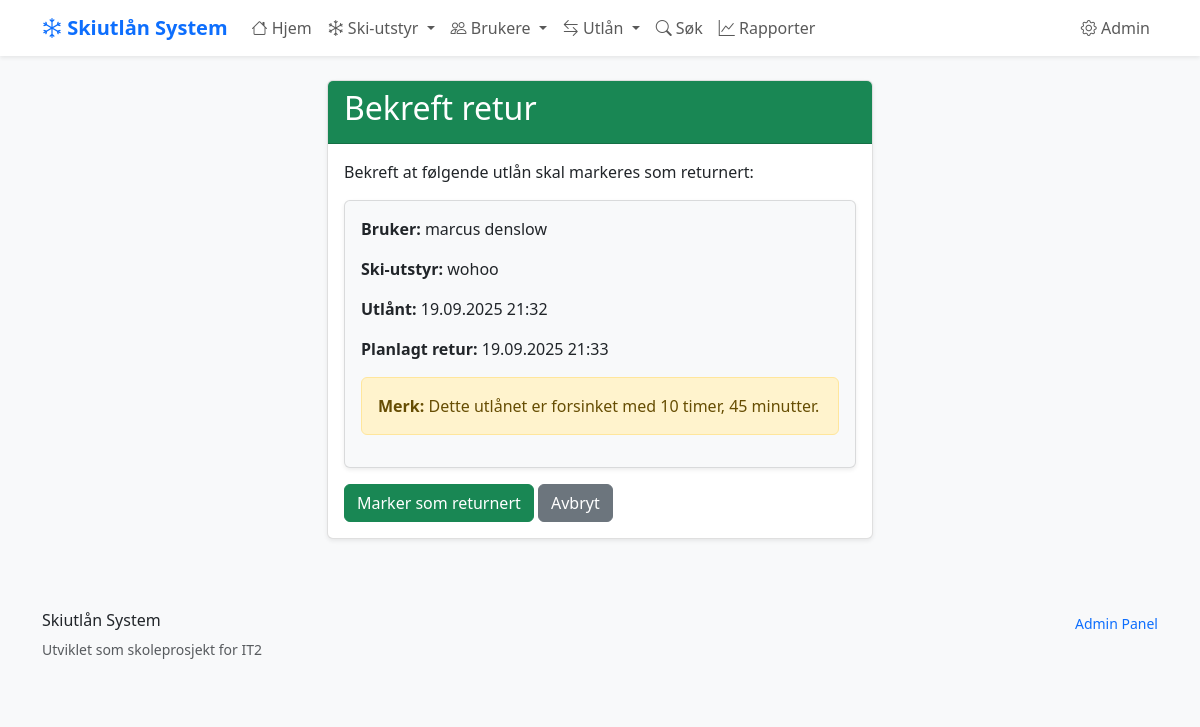
Before: /utlan/11/returner/ with the older database file.
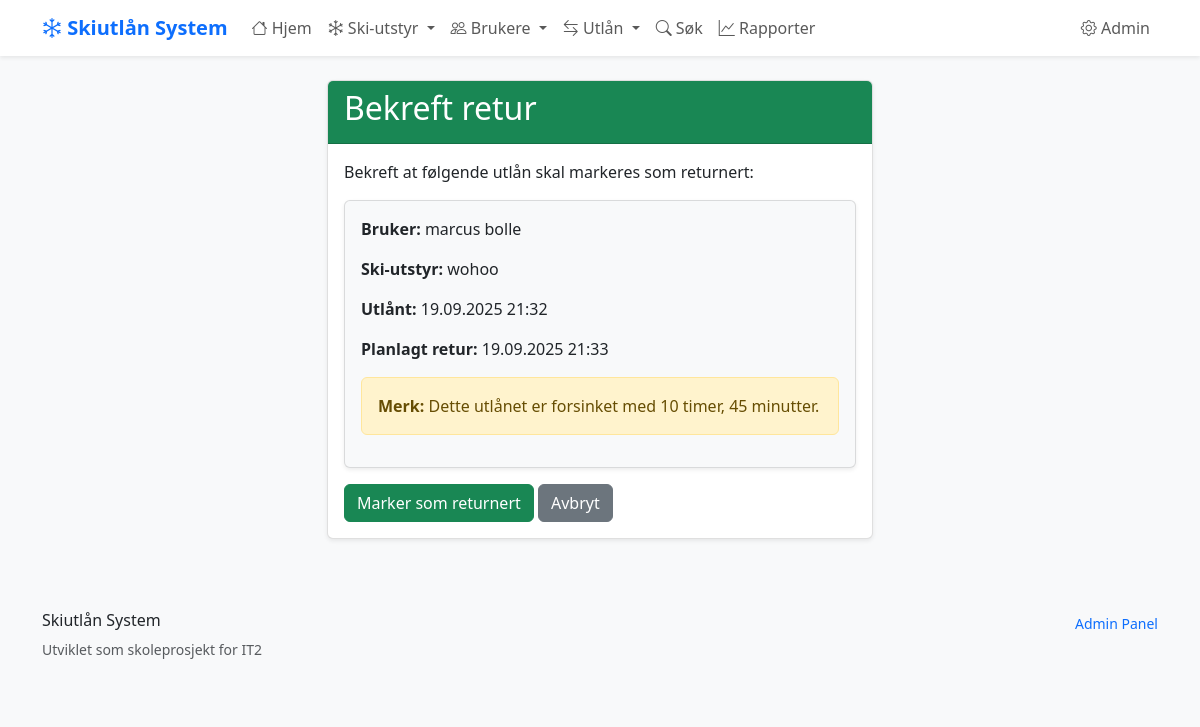
After: the same page with the newer database file.
### skiutlan/models.py (models this page shows, shortened)
class Utlan(models.Model):
    bruker = models.ForeignKey(Bruker, on_delete=models.CASCADE)
    ski_item = models.ForeignKey(SkiItem, on_delete=models.CASCADE)
    utlant_dato = models.DateTimeField(auto_now_add=True)
    planlagt_retur = models.DateTimeField()
    returnert_dato = models.DateTimeField(blank=True, null=True)
    @property
    def er_forsinket(self):
        if self.returnert_dato:
            return False
        from django.utils import timezone
        current_time = timezone.now().replace(second=0, microsecond=0)
        return self.planlagt_retur < current_time

class Bruker(models.Model):
    fornavn = models.CharField(max_length=50)
    etternavn = models.CharField(max_length=50)
    telefon = models.CharField(
        max_length=15,
        unique=True,  # Hver bruker må ha unikt telefonnummer
        help_text="Telefonnummer med landkode (+47)"
    )
    epost = models.EmailField(blank=True, null=True)
    registrert = models.DateTimeField(auto_now_add=True)
    class Meta:
        verbose_name = "Bruker"
        verbose_name_plural = "Brukere"
        ordering = ['etternavn', 'fornavn']

class SkiItem(models.Model):
    SKI_TYPES = [
        ('alpinski', 'Alpinski'),
        ('langrenn', 'Langrennsski'),
        ('snowboard', 'Snowboard'),
        ('stovler', 'Skistøvler'),
        ('staver', 'Skistaver'),
    ]
    navn = models.CharField(max_length=100, help_text="Navn på ski-elementet")
    type_ski = models.CharField(
        max_length=20,
        choices=SKI_TYPES,
        help_text="Type ski-element"
    )
    storrelse = models.IntegerField(
        validators=[MinValueValidator(1), MaxValueValidator(300)],
        help_text="Størrelse i cm for ski/staver, EU-størrelse for støvler"
    )
    tilstand = models.CharField(
        max_length=20,
        choices=[
            ('utmerket', 'Utmerket'),
            ('god', 'God'),
            ('slitt', 'Slitt'),
            ('reparasjon', 'Trenger reparasjon'),
        ],
        default='god'
    )
    opprettet = models.DateTimeField(auto_now_add=True)
    oppdatert = models.DateTimeField(auto_now=True)
    class Meta:
        verbose_name = "Ski-element"
        verbose_name_plural = "Ski-elementer"
        ordering = ['type_ski', 'storrelse']  # Sorterer automatisk

### skiutlan/views.py (the view)
def utlan_marker_returnert(request, utlan_id):
    utlan = get_object_or_404(Utlan, id=utlan_id)
    if utlan.returnert_dato:
        messages.warning(request, 'Utlån er allerede returnert!')
        return redirect('skiutlan:utlan_detalj', utlan_id=utlan_id)
    if request.method == 'POST':
        utlan.returnert_dato = timezone.now()
        utlan.save()
        messages.success(request, 'Utlån markert som returnert!')
        return redirect('skiutlan:utlan_detalj', utlan_id=utlan_id)
    context = {
        'utlan': utlan,
    }
    return render(request, 'skiutlan/utlan_returner_bekreft.html', context)

### skiutlan/templates/skiutlan/utlan_returner_bekreft.html (shortened to what this page needs)
{% extends 'skiutlan/base.html' %}
{% block content %}
<div class="row justify-content-center">
    <div class="col-md-6">
        <div class="card">
            <div class="card-header bg-success text-white">
                <h2>Bekreft retur</h2>
            </div>
            <div class="card-body">
                <p>Bekreft at følgende utlån skal markeres som returnert:</p>
                <div class="card bg-light">
                    <div class="card-body">
                        <p><strong>Bruker:</strong> {{ utlan.bruker.fornavn }} {{ utlan.bruker.etternavn }}</p>
                        <p><strong>Ski-utstyr:</strong> {{ utlan.ski_item.navn }}</p>
                        <p><strong>Utlånt:</strong> {{ utlan.utlant_dato|date:"d.m.Y H:i" }}</p>
                        <p><strong>Planlagt retur:</strong> {{ utlan.planlagt_retur|date:"d.m.Y H:i" }}</p>
                        {% if utlan.er_forsinket %}
                            <div class="alert alert-warning">
                                <strong>Merk:</strong> Dette utlånet er forsinket med {{ utlan.planlagt_retur|timesince }}.
                            </div>
                        {% endif %}
                    </div>
                </div>
                <div class="mt-3">
                    <form method="post" class="d-inline">
                        <button type="submit" class="btn btn-success">Marker som returnert</button>
                    </form>
                    <a href="{% url 'skiutlan:utlan_detalj' utlan.id %}" class="btn btn-secondary">Avbryt</a>
                </div>
            </div>
        </div>
    </div>
</div>
{% endblock %}

Changed rows visible on the page:
changed through a linked row, Utlan "10 timer, 45 minutter": bruker.etternavn "denslow" → "bolle"
